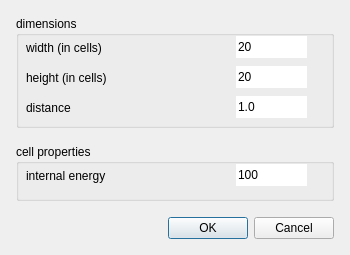
<?xml version="1.0" encoding="UTF-8"?>
<ui version="4.0">
 <class>NewRectangleDialog</class>
 <widget class="QDialog" name="NewRectangleDialog">
  <property name="geometry">
   <rect>
    <x>0</x>
    <y>0</y>
    <width>350</width>
    <height>255</height>
   </rect>
  </property>
  <property name="minimumSize">
   <size>
    <width>350</width>
    <height>255</height>
   </size>
  </property>
  <property name="windowTitle">
   <string>add rectangle structure</string>
  </property>
  <layout class="QGridLayout" name="gridLayout">
   <property name="leftMargin">
    <number>16</number>
   </property>
   <property name="topMargin">
    <number>16</number>
   </property>
   <property name="rightMargin">
    <number>16</number>
   </property>
   <property name="bottomMargin">
    <number>16</number>
   </property>
   <property name="spacing">
    <number>16</number>
   </property>
   <item row="0" column="0">
    <widget class="QGroupBox" name="groupBox">
     <property name="minimumSize">
      <size>
       <width>0</width>
       <height>112</height>
      </size>
     </property>
     <property name="title">
      <string>dimensions</string>
     </property>
     <widget class="QLabel" name="label">
      <property name="geometry">
       <rect>
        <x>10</x>
        <y>24</y>
        <width>201</width>
        <height>16</height>
       </rect>
      </property>
      <property name="text">
       <string>width (in cells)</string>
      </property>
     </widget>
     <widget class="QLabel" name="label_2">
      <property name="geometry">
       <rect>
        <x>10</x>
        <y>54</y>
        <width>201</width>
        <height>16</height>
       </rect>
      </property>
      <property name="text">
       <string>height (in cells)</string>
      </property>
     </widget>
     <widget class="QLineEdit" name="sizeXEdit">
      <property name="geometry">
       <rect>
        <x>220</x>
        <y>20</y>
        <width>71</width>
        <height>22</height>
       </rect>
      </property>
      <property name="text">
       <string>20</string>
      </property>
      <property name="frame">
       <bool>false</bool>
      </property>
     </widget>
     <widget class="QLineEdit" name="sizeYEdit">
      <property name="geometry">
       <rect>
        <x>220</x>
        <y>50</y>
        <width>71</width>
        <height>22</height>
       </rect>
      </property>
      <property name="text">
       <string>20</string>
      </property>
      <property name="frame">
       <bool>false</bool>
      </property>
     </widget>
     <widget class="QLabel" name="label_3">
      <property name="geometry">
       <rect>
        <x>10</x>
        <y>84</y>
        <width>201</width>
        <height>16</height>
       </rect>
      </property>
      <property name="text">
       <string>distance</string>
      </property>
     </widget>
     <widget class="QLineEdit" name="distEdit">
      <property name="geometry">
       <rect>
        <x>220</x>
        <y>80</y>
        <width>71</width>
        <height>22</height>
       </rect>
      </property>
      <property name="text">
       <string>1.0</string>
      </property>
      <property name="frame">
       <bool>false</bool>
      </property>
     </widget>
    </widget>
   </item>
   <item row="1" column="0">
    <widget class="QGroupBox" name="groupBox_2">
     <property name="title">
      <string>cell properties</string>
     </property>
     <widget class="QLabel" name="label_4">
      <property name="geometry">
       <rect>
        <x>10</x>
        <y>24</y>
        <width>201</width>
        <height>16</height>
       </rect>
      </property>
      <property name="text">
       <string>internal energy</string>
      </property>
     </widget>
     <widget class="QLineEdit" name="energyEdit">
      <property name="geometry">
       <rect>
        <x>220</x>
        <y>20</y>
        <width>71</width>
        <height>22</height>
       </rect>
      </property>
      <property name="text">
       <string>100</string>
      </property>
      <property name="frame">
       <bool>false</bool>
      </property>
     </widget>
    </widget>
   </item>
   <item row="2" column="0">
    <widget class="QDialogButtonBox" name="buttonBox">
     <property name="orientation">
      <enum>Qt::Horizontal</enum>
     </property>
     <property name="standardButtons">
      <set>QDialogButtonBox::Cancel|QDialogButtonBox::Ok</set>
     </property>
    </widget>
   </item>
  </layout>
 </widget>
 <resources/>
 <connections>
  <connection>
   <sender>buttonBox</sender>
   <signal>accepted()</signal>
   <receiver>NewRectangleDialog</receiver>
   <slot>accept()</slot>
   <hints>
    <hint type="sourcelabel">
     <x>264</x>
     <y>177</y>
    </hint>
    <hint type="destinationlabel">
     <x>157</x>
     <y>274</y>
    </hint>
   </hints>
  </connection>
  <connection>
   <sender>buttonBox</sender>
   <signal>rejected()</signal>
   <receiver>NewRectangleDialog</receiver>
   <slot>reject()</slot>
   <hints>
    <hint type="sourcelabel">
     <x>332</x>
     <y>177</y>
    </hint>
    <hint type="destinationlabel">
     <x>286</x>
     <y>274</y>
    </hint>
   </hints>
  </connection>
 </connections>
</ui>
